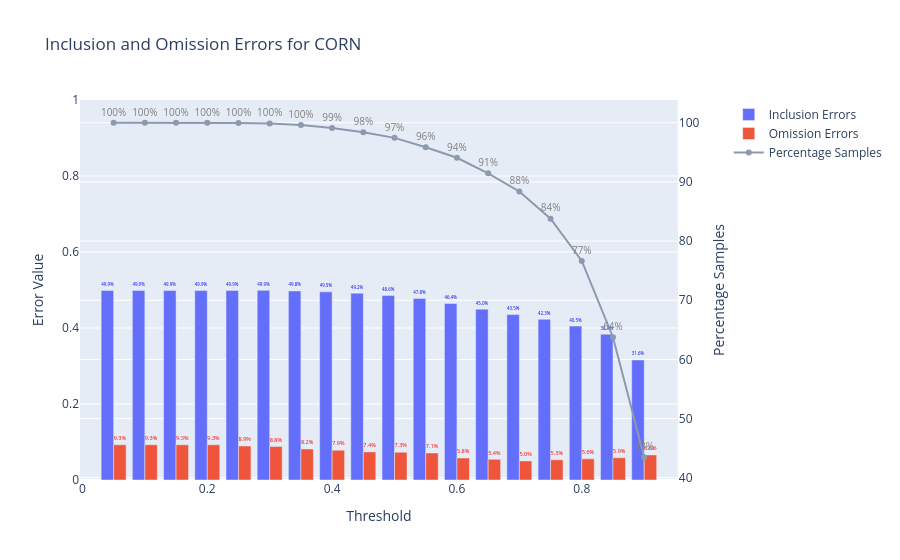

This figure's notebook cell:
### Code cell
plot_errors(df, crop_name="CORN")

### Figure 1 — Plotly figure (JSON) as saved in the notebook; plotly's stock layout.template omitted (floating-point values rounded to 4 significant figures)
{"data": [{"name": "Inclusion Errors", "text": [0.4986, 0.4986, 0.4986, 0.4986, 0.4986, 0.499, 0.4976, 0.4951, 0.4916, 0.4858, 0.4779, 0.4644, 0.4496, 0.4353, 0.423, 0.4051, 0.3838, 0.316], "textfont": {"color": "blue"}, "textposition": "outside", "texttemplate": "%{text:.1%}", "type": "bar", "x": [0.05, 0.1, 0.15, 0.2, 0.25, 0.3, 0.35, 0.4, 0.45, 0.5, 0.55, 0.6, 0.65, 0.7, 0.75, 0.8, 0.85, 0.9], "xaxis": "x", "y": [0.4986, 0.4986, 0.4986, 0.4986, 0.4986, 0.499, 0.4976, 0.4951, 0.4916, 0.4858, 0.4779, 0.4644, 0.4496, 0.4353, 0.423, 0.4051, 0.3838, 0.316], "yaxis": "y"}, {"name": "Omission Errors", "text": [0.09266, 0.09266, 0.09266, 0.09266, 0.08947, 0.08803, 0.08156, 0.07857, 0.07401, 0.07299, 0.07103, 0.0578, 0.05433, 0.05021, 0.05322, 0.0557, 0.05863, 0.06599], "textfont": {"color": "red"}, "textposition": "outside", "texttemplate": "%{text:.1%}", "type": "bar", "x": [0.05, 0.1, 0.15, 0.2, 0.25, 0.3, 0.35, 0.4, 0.45, 0.5, 0.55, 0.6, 0.65, 0.7, 0.75, 0.8, 0.85, 0.9], "xaxis": "x", "y": [0.09266, 0.09266, 0.09266, 0.09266, 0.08947, 0.08803, 0.08156, 0.07857, 0.07401, 0.07299, 0.07103, 0.0578, 0.05433, 0.05021, 0.05322, 0.0557, 0.05863, 0.06599], "yaxis": "y"}, {"line": {"color": "#8d99ae"}, "mode": "lines+markers+text", "name": "Percentage Samples", "text": [100, 100, 100, 100, 99.95, 99.87, 99.61, 99.12, 98.39, 97.45, 95.85, 94.08, 91.45, 88.39, 83.78, 76.64, 63.76, 43.47], "textfont": {"color": "grey", "size": 10}, "textposition": "top center", "texttemplate": "%{text:.0f}%", "type": "scatter", "x": [0.05, 0.1, 0.15, 0.2, 0.25, 0.3, 0.35, 0.4, 0.45, 0.5, 0.55, 0.6, 0.65, 0.7, 0.75, 0.8, 0.85, 0.9], "xaxis": "x", "y": [100, 100, 100, 100, 99.95, 99.87, 99.61, 99.12, 98.39, 97.45, 95.85, 94.08, 91.45, 88.39, 83.78, 76.64, 63.76, 43.47], "yaxis": "y2"}], "layout": {"title": {"text": "Inclusion and Omission Errors for CORN"}, "xaxis": {"anchor": "y", "domain": [0, 0.94], "title": {"text": "Threshold"}}, "yaxis": {"anchor": "x", "domain": [0, 1], "range": [0, 1], "title": {"text": "Error Value"}}, "yaxis2": {"anchor": "x", "overlaying": "y", "side": "right", "title": {"text": "Percentage Samples"}}}}
